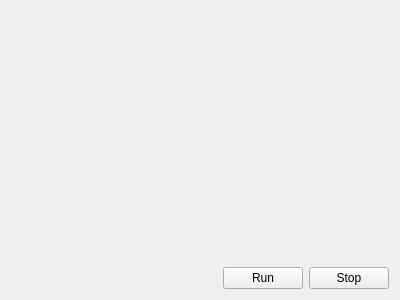
<?xml version="1.0" encoding="UTF-8"?>
<ui version="4.0">
 <class>MainForm</class>
 <widget class="QWidget" name="MainForm">
  <property name="geometry">
   <rect>
    <x>0</x>
    <y>0</y>
    <width>400</width>
    <height>300</height>
   </rect>
  </property>
  <property name="windowTitle">
   <string>Form</string>
  </property>
  <layout class="QVBoxLayout" name="verticalLayout">
   <item>
    <spacer name="verticalSpacer">
     <property name="orientation">
      <enum>Qt::Vertical</enum>
     </property>
     <property name="sizeHint" stdset="0">
      <size>
       <width>20</width>
       <height>242</height>
      </size>
     </property>
    </spacer>
   </item>
   <item>
    <layout class="QHBoxLayout" name="horizontalLayout">
     <item>
      <spacer name="horizontalSpacer">
       <property name="orientation">
        <enum>Qt::Horizontal</enum>
       </property>
       <property name="sizeHint" stdset="0">
        <size>
         <width>40</width>
         <height>20</height>
        </size>
       </property>
      </spacer>
     </item>
     <item>
      <widget class="QPushButton" name="run">
       <property name="text">
        <string>Run</string>
       </property>
      </widget>
     </item>
     <item>
      <widget class="QPushButton" name="stop">
       <property name="text">
        <string>Stop</string>
       </property>
      </widget>
     </item>
    </layout>
   </item>
  </layout>
 </widget>
 <resources/>
 <connections/>
</ui>
